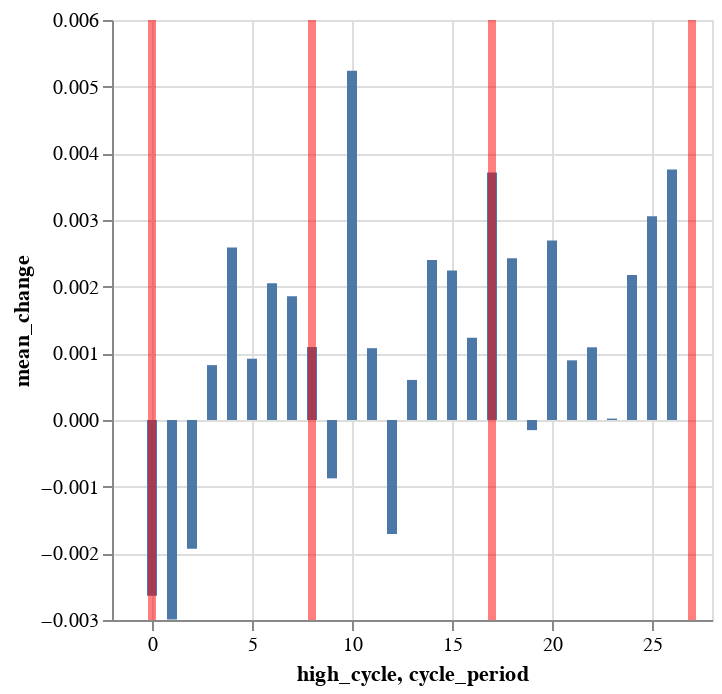

Notebook code cell kept with this figure:
### Code cell
high_prices_highlights = alt.Chart(
    pl.DataFrame({
        'cycle_period': [0, 8, 8+9, 8+9+10],
    })
).mark_rule(color='red', strokeWidth=4, opacity=0.5).encode(
    x='cycle_period'
)

chart = duckdb.sql(f"""
WITH staging AS (
    SELECT
{c_datetime_local},
{c_close},
(YEAR({c_datetime_local}) - 1729) % 27 high_cycle,
(YEAR({c_datetime_local}) - 1735) % 27 low_cycle,
(YEAR({c_datetime_local}) - 1911) % 54 panic_cycle,
LEAD({c_close}, 1, 0) OVER (ORDER BY {c_datetime_local}) - {c_close} AS forward_returns,
FROM df_ohlc
)

select
    high_cycle,
    mean(forward_returns) mean_returns,
    mean(forward_returns / {c_close}) mean_change,
from staging
group by high_cycle
order by high_cycle
""").pl().plot.bar(x="high_cycle", y="mean_change")

(chart + high_prices_highlights).save(EXPORT_PATH + "/high-prices.svg")
chart + high_prices_highlights

### Figure 1 — Vega-Lite specification as saved in the notebook (floating-point values rounded to 4 significant figures)
{"config": {"view": {"continuousWidth": 300, "continuousHeight": 300}}, "layer": [{"data": {"name": "data-197141d7cfdc66c85f8b8f386c26a491"}, "mark": {"type": "bar", "tooltip": true}, "encoding": {"x": {"field": "high_cycle", "type": "quantitative"}, "y": {"field": "mean_change", "type": "quantitative"}}, "name": "view_6c010fbff466b6c2_0"}, {"data": {"name": "data-b1340ceda4049086f84bc149e8cf550a"}, "mark": {"type": "rule", "color": "red", "opacity": 0.5, "strokeWidth": 4}, "encoding": {"x": {"field": "cycle_period", "type": "quantitative"}}}], "params": [{"name": "param_1e9efca18e7a2868", "select": {"type": "interval", "encodings": ["x", "y"]}, "bind": "scales", "views": ["view_6c010fbff466b6c2_0"]}], "$schema": "https://vega.github.io/schema/vega-lite/v6.1.0.json", "datasets": {"data-197141d7cfdc66c85f8b8f386c26a491": [{"high_cycle": 0, "mean_returns": -41.84, "mean_change": -0.002637}, {"high_cycle": 1, "mean_returns": -1.097, "mean_change": -0.002993}, {"high_cycle": 2, "mean_returns": -1.107, "mean_change": -0.001932}, {"high_cycle": 3, "mean_returns": -1.252, "mean_change": 0.000823}, {"high_cycle": 4, "mean_returns": 1.319, "mean_change": 0.002588}, {"high_cycle": 5, "mean_returns": 0.3508, "mean_change": 0.0009192}, {"high_cycle": 6, "mean_returns": 0.7003, "mean_change": 0.002053}, {"high_cycle": 7, "mean_returns": 0.8731, "mean_change": 0.001856}, {"high_cycle": 8, "mean_returns": 0.08739, "mean_change": 0.001094}, {"high_cycle": 9, "mean_returns": -3.275, "mean_change": -0.0008751}, {"high_cycle": 10, "mean_returns": 1.421, "mean_change": 0.005239}, {"high_cycle": 11, "mean_returns": 0.7113, "mean_change": 0.001077}, {"high_cycle": 12, "mean_returns": -0.03038, "mean_change": -0.00171}, {"high_cycle": 13, "mean_returns": 1.149, "mean_change": 0.0006011}, {"high_cycle": 14, "mean_returns": 2.046, "mean_change": 0.002399}, {"high_cycle": 15, "mean_returns": 0.9111, "mean_change": 0.002242}, {"high_cycle": 16, "mean_returns": -0.3579, "mean_change": 0.001234}, {"high_cycle": 17, "mean_returns": 2.039, "mean_change": 0.003714}, {"high_cycle": 18, "mean_returns": 2.126, "mean_change": 0.002427}, {"high_cycle": 19, "mean_returns": -0.2108, "mean_change": -0.0001519}, {"high_cycle": 20, "mean_returns": 3.33, "mean_change": 0.002692}, {"high_cycle": 21, "mean_returns": 2.831, "mean_change": 0.0008953}, {"high_cycle": 22, "mean_returns": 4.091, "mean_change": 0.00109}, {"high_cycle": 23, "mean_returns": -2.981, "mean_change": 2.133e-05}, {"high_cycle": 24, "mean_returns": 4.486, "mean_change": 0.002175}, {"high_cycle": 25, "mean_returns": 6.219, "mean_change": 0.003058}, {"high_cycle": 26, "mean_returns": 7.209, "mean_change": 0.003759}], "data-b1340ceda4049086f84bc149e8cf550a": [{"cycle_period": 0}, {"cycle_period": 8}, {"cycle_period": 17}, {"cycle_period": 27}]}}
